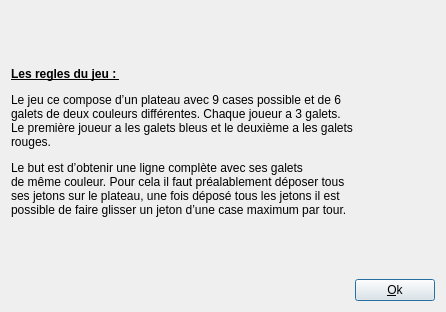
<?xml version="1.0" encoding="UTF-8"?>
<ui version="4.0">
 <class>help</class>
 <widget class="QDialog" name="help">
  <property name="geometry">
   <rect>
    <x>0</x>
    <y>0</y>
    <width>446</width>
    <height>312</height>
   </rect>
  </property>
  <property name="windowTitle">
   <string>Help</string>
  </property>
  <layout class="QVBoxLayout" name="verticalLayout">
   <item>
    <widget class="QLabel" name="label">
     <property name="autoFillBackground">
      <bool>false</bool>
     </property>
     <property name="text">
      <string>&lt;html&gt;&lt;head/&gt;&lt;body&gt;
&lt;p&gt;&lt;span style=&quot; font-weight:600; text-decoration: underline;&quot;&gt;Les regles du jeu : &lt;/span&gt;&lt;/p&gt;
Le jeu ce compose d’un plateau avec 9 cases possible et de 6&lt;br/&gt;galets de deux couleurs différentes. Chaque joueur a 3 galets.&lt;br/&gt;Le première joueur a les galets bleus et le deuxième a les galets&lt;br/&gt; rouges. &lt;p&gt;Le but est d’obtenir une ligne complète avec ses galets&lt;br/&gt; de même couleur. Pour cela il faut préalablement déposer tous&lt;br/&gt; ses jetons sur le plateau, une fois déposé tous les jetons il est&lt;br/&gt; possible de faire glisser un jeton d’une case maximum par tour. &lt;/p&gt;&lt;/body&gt;&lt;/html&gt;</string>
     </property>
     <property name="scaledContents">
      <bool>false</bool>
     </property>
    </widget>
   </item>
   <item>
    <layout class="QHBoxLayout" name="horizontalLayout">
     <item>
      <spacer name="horizontalSpacer">
       <property name="orientation">
        <enum>Qt::Horizontal</enum>
       </property>
       <property name="sizeHint" stdset="0">
        <size>
         <width>40</width>
         <height>20</height>
        </size>
       </property>
      </spacer>
     </item>
     <item>
      <widget class="QPushButton" name="pushButtonOk">
       <property name="text">
        <string>&amp;Ok</string>
       </property>
      </widget>
     </item>
    </layout>
   </item>
  </layout>
 </widget>
 <resources/>
 <connections/>
</ui>
